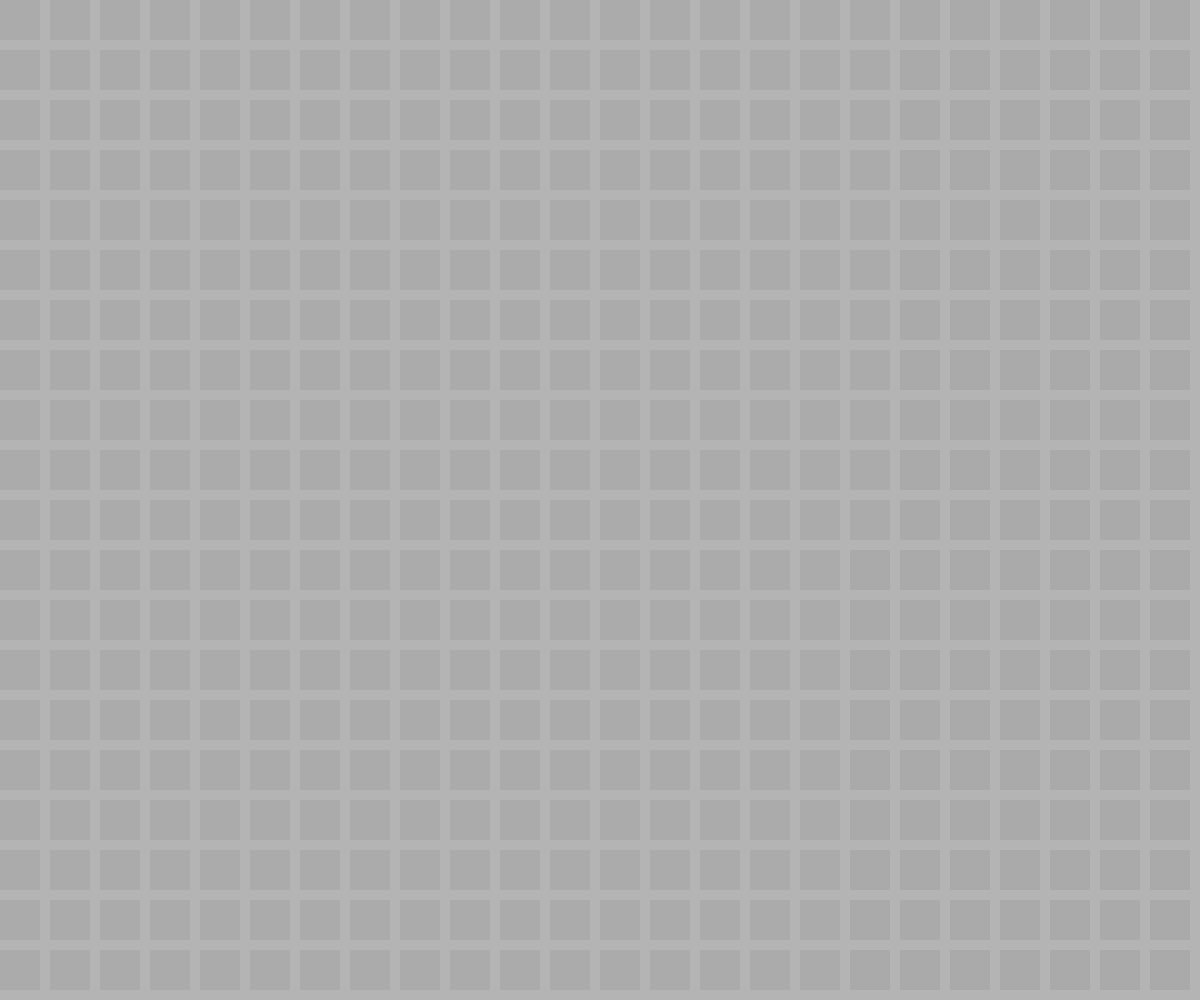
Frame 1 (no input)
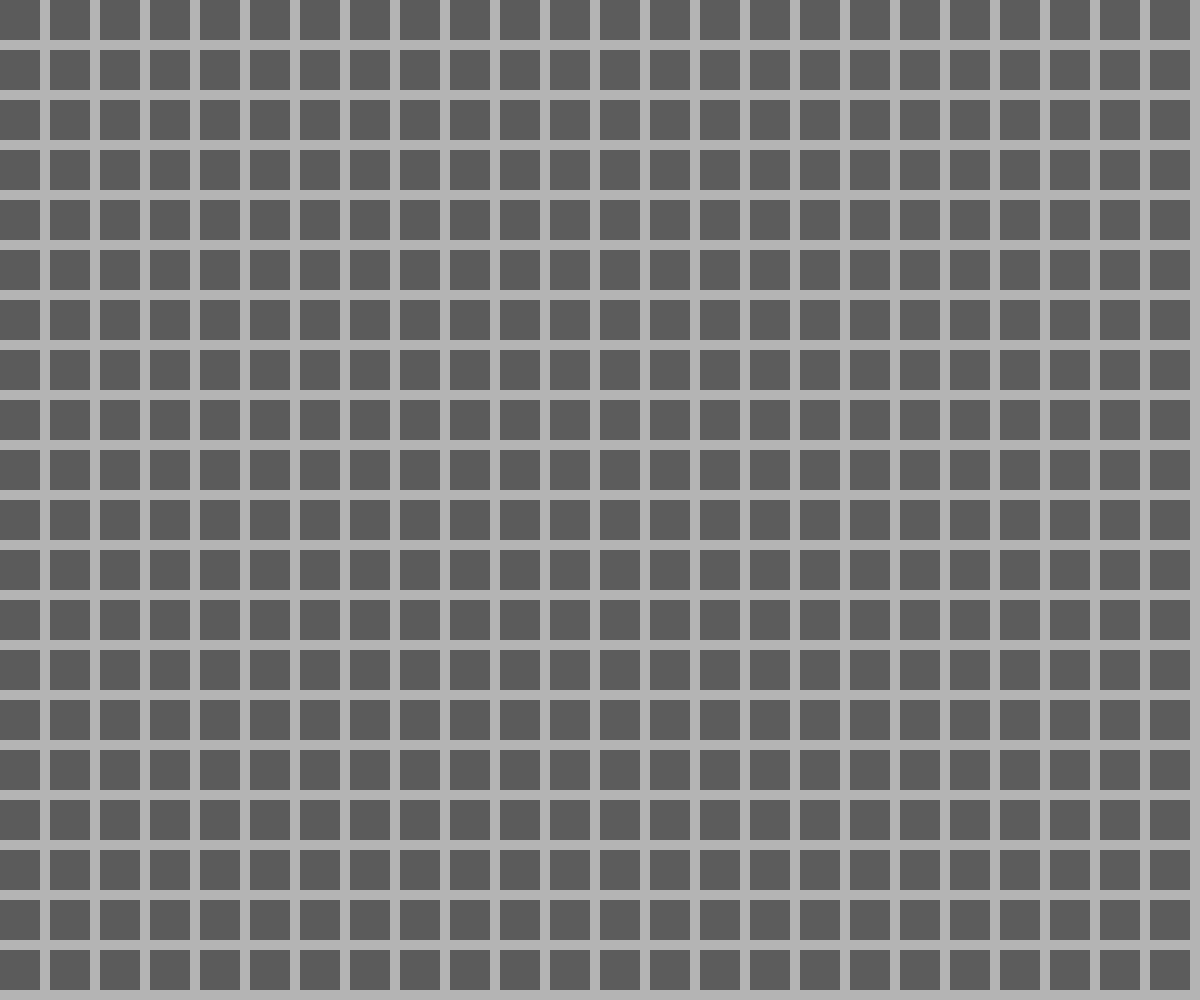
Frame 60 (no input)
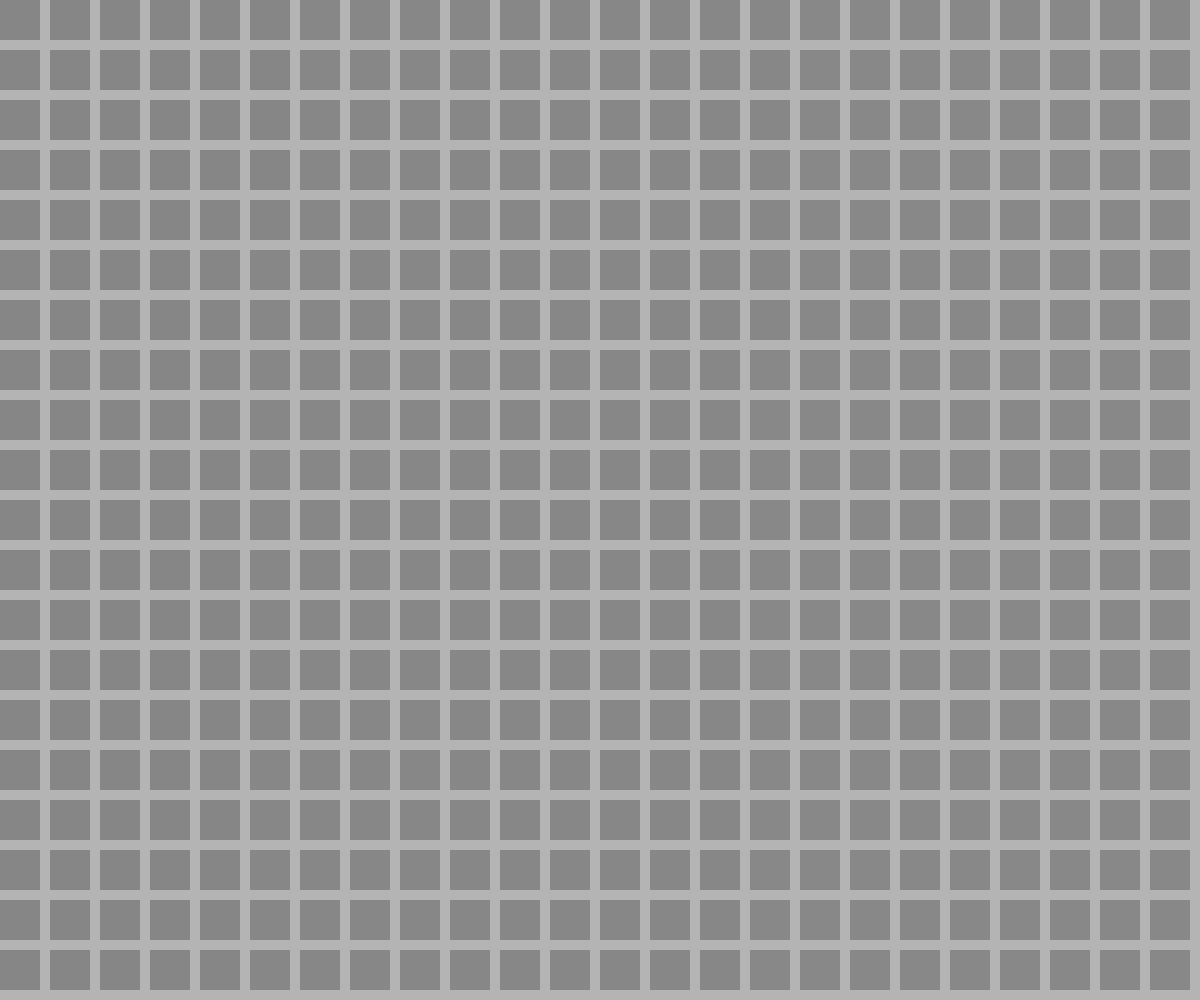
Frame 120 (the mouse pressed at the canvas centre since frame 60)

The p5.js sketch that drew these frames (run headless with seeded random() and noise() and a simulated clock; from frame 60 on, the mouse is pressed at the canvas centre):

// p5.js sketch
// ── sketch.js
let yoffset =0.0;
let xoffset =0.0;
let col1;
let col2;
let col3;

function setup(){

  createCanvas(windowWidth,windowHeight);
//noLoop();
}

function draw(){

background(180);

  for( let x=0; x< width; x=x+50){
    for( let y =0; y< height; y=y+50){
//
      col1 = noise(xoffset,yoffset) * 255;
      col2 = noise(xoffset,yoffset) * 255;
      col3 = noise(xoffset,yoffset) * 255;
      noStroke();
      fill(col1,col2,col3);
      rect(x,y,40);
        xoffset =xoffset +0.00003;
    }
  yoffset =yoffset +0.00002;
  }

}
